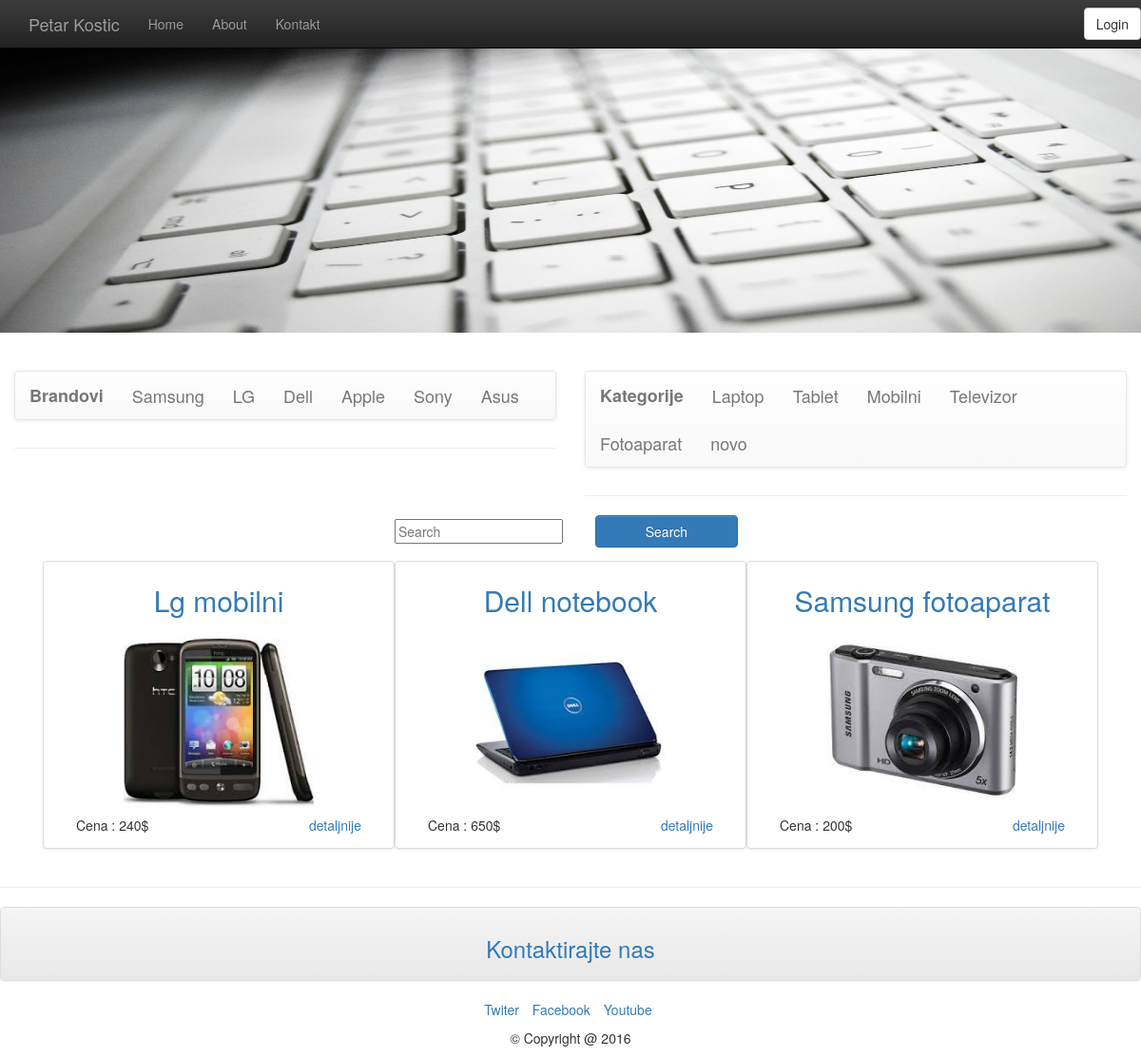
The page / on the database its author committed.
### tables this page shows
CREATE TABLE IF NOT EXISTS `brands` (
  `brand_id` int(11) NOT NULL,
  `brand_title` varchar(30) NOT NULL,
  PRIMARY KEY (`brand_id`)
);

CREATE TABLE IF NOT EXISTS `categories` (
  `cat_id` int(11) NOT NULL,
  `cat_title` varchar(30) NOT NULL,
  PRIMARY KEY (`cat_id`)
);

CREATE TABLE IF NOT EXISTS `products` (
  `product_id` int(11) NOT NULL AUTO_INCREMENT,
  `product_title` varchar(30) NOT NULL,
  `cat_id` int(11) NOT NULL,
  `brand_id` int(11) NOT NULL,
  `product_price` double NOT NULL,
  `product_desc` text NOT NULL,
  `product_image` varchar(30) NOT NULL,
  `product_keywords` varchar(50) NOT NULL,
  PRIMARY KEY (`product_id`),
  KEY `cat_id` (`cat_id`),
  KEY `brand_id` (`brand_id`)
);

### model/function.php (called while the page is built, shortened)
<?php
class Funkcije {
    public static function vratiProizvode() {
        global $mysqli;
        $sql = "select * from products LIMIT 0,6";
        $rez = $mysqli->query($sql);
        $listaProizvoda = [];
        while ($row = $rez->fetch_assoc()) {
            $product_id = $row['product_id'];
            $product_title = $row['product_title'];
            $cat_id = $row['cat_id'];
            $brand_id = $row['brand_id'];
            $product_price = $row['product_price'];
            $product_desc = $row['product_desc'];
            $product_image = $row['product_image'];
            $product_keywords = $row['product_keywords'];
            $proizvod = new Proizvod();
            $proizvod->setProizvodId($product_id);
            $proizvod->setImeProizvoda($product_title);
            $proizvod->setProizvodKategorije($cat_id);
            $proizvod->setProizvoBrend($brand_id);
            $proizvod->setCenaProizvoda($product_price);
            $proizvod->setOpisProizvoda($product_desc);
            $proizvod->setSlikaProizvoda($product_image);
            $proizvod->setKljucneProizvoda($product_keywords);
            array_push($listaProizvoda, $proizvod);
        }
        return '{"proizvod":' . json_encode($listaProizvoda) . "}";
    }
    public static function vratiBrendove() {
        global $mysqli;
        $sql = "select * from brands  LIMIT 0,6";
        $rez = $mysqli->query($sql);
        $listaBrendova = array();
        while ($row = $rez->fetch_assoc()) {
            $brand = new Brand();
            $brand->setBrandId($row['brand_id']);
            $brand->setBrandTitle($row['brand_title']);
            array_push($listaBrendova, $brand);
        }
        return '{"brendovi":' . json_encode($listaBrendova) . '}';
    }
    public static function vratiKategorije() {
        global $mysqli;
        $sql = "select * from categories  LIMIT 0,6";
        $rez = $mysqli->query($sql);
        $listaKategorija = [];
        while ($row = $rez->fetch_assoc()) {
            $kategorija = new Kategorije();
            $kategorija->setCatId($row['cat_id']);
            $kategorija->setCatTitle($row['cat_title']);
            array_push($listaKategorija, $kategorija);
        }
        return '{"kategorije":' . json_encode($listaKategorija) . "}";
    }
}
?>

### controller/ProductsController.php (called while the page is built, shortened)
<?php
include("model/function.php");
function vratiSveBrendove() {
    return json_decode(Funkcije::vratiBrendove());
}
function vratiSveKategorije() {
    return json_decode(Funkcije::vratiKategorije());
}
function vratiProizvode() {
    if (!isset($_GET['cat'])) {
        if (!isset($_GET['brand'])) {
            return json_decode(Funkcije::vratiProizvode());
        }
    }
}
?>

### controller/main.php (called while the page is built, shortened)
<?php
	if (!isset($_GET['cat']) && !isset($_GET['brand']) && !isset($_GET['nadji'])) {
		 $proizvodi = vratiProizvode();
	}
 ?>

### view/partials/navigacija.php (the view)
<div class="col-md-6">
    <div class="page-header" id="lista">
        <nav class="navbar navbar-default"  role="navigation">
            <div class="navbar-header">
                <ul class="nav navbar-nav" id="lista">
                    <li> <a href="index.php" class="navbar-brand"><b>Brandovi</b></a></li>
                    <?php
                    $brandovi = vratiSveBrendove();
                    foreach ($brandovi->brendovi as $brend):
                        ?>
                        <li> <a href="index.php?brand=<?php echo $brend->brand_id ?>" class="navbar-brand"><?php echo $brend->brand_title; ?></a></li>
                    <?php endforeach; ?>
                </ul>
            </div>
        </nav>
    </div>
</div>
<div class="col-md-6">
    <div class="page-header" id="lista">
        <nav class="navbar navbar-default"  role="navigation">
            <div class="navbar-header">
                <ul class="nav navbar-nav" id="lista">
                    <li> <a href="index.php" class="navbar-brand"><b>Kategorije</b></a></li>
                    <?php
                    $kategorija = vratiSveKategorije();
                    foreach ($kategorija->kategorije as $vrednost):
                        ?>
                        <li> <a href="index.php?cat=<?php echo $vrednost->cat_id ?>" class="navbar-brand"><?php echo $vrednost->cat_title; ?></a></li>
                    <?php endforeach; ?>
                </ul>
            </div>
        </nav>
    </div>
</div>

### view/partials/header.php (shortened to what this page needs)
<html>
    <head>
        <link rel="stylesheet" type="text/css" href="public/css/bootstrap.min.css">
        <link rel="stylesheet" type="text/css" href="public/css/bootstrap-theme.min.css">
        <link rel="stylesheet" type="text/css" href="public/css/bootstrap.css">
        <link rel="stylesheet" type="text/css" href="public/css/style.css">
        <link rel="stylesheet" type="text/css" href="public/style.css">
    </head>
    <body data-spy="scroll" data-target="#my-navbar">
        <nav class="navbar navbar-inverse navbar-fixed-top" id="my-navbar">
            <div class="container">
                <div class="navbar-header">
                    <a href="index.php" class="navbar-brand">Petar Kostic</a>
                </div>
                <div class="collapse navbar-collapse" id="navbar-collapse">
                    <ul class="nav navbar-nav">
                        <li><a href="index.php">Home</a></li>
                        <li><a href="about.php">About</a></li>
                        <li><a href="kontakt.php">Kontakt</a></li>
                    </ul>
                    <ul class="nav navbar-nav navbar-right">
                        <?php if (isset($_SESSION['username']) && isset($_SESSION['level'])): ?>
                            <li><a href="admin/admin.php">Admin panel</a></li>
                            <a href="view/logout.php" class="btn btn-default login navbar-btn navbar-right">Logout</a>
                        <?php else: ?>
                            <a href="#login" data-toggle="modal" class="btn btn-default login navbar-btn navbar-right">Login</a>
                        <?php endif; ?>
                    </ul>
                </div>
            </div>
        </nav>

### index.php (shortened to what this page needs)
<?php require("view/partials/header.php"); ?>
<?php include("controller/ProductsController.php"); ?>
<div id="headerWrapper">
    <img src="public/img/river.jpg" alt="" height="350px" width="100%">
</div>
<?php require('view/partials/navigacija.php'); ?>
<div class="col-md-4 col-md-offset-4">
    <form action="" method="get" class="form-inline">
        <div class="form-group">
            <div class="">
                <input type="text" name="search" id="search" placeholder="Search">
            </div>
        </div>
        <div class="form-group">
            <div class="col-lg-10 col-lg-offset-1">
                <input type="submit" class="btn btn-primary" value="Search" name="nadji" style="width: 150px;" onkeyup="posaljiZahtev()">
            </div>
        </div>
    </form>
</div>
<div class="container " id="sve">
    <div class="content">
        <div id="products_box" class="col-md-12" >
            <?php
            include('view/glavni_prikaz.php');
            ?>
        </div>
    </div>
</div>
<?php include("view/partials/footer.php"); ?>

### view/glavni_prikaz.php (shortened to what this page needs)
<?php require('controller/main.php'); ?>
    <?php foreach ($proizvodi->proizvod as $pro): ?>
        <div class="col-md-4  thumbnail" >
            <a href="details.php?pro_id=<?= $pro->proizvod_id; ?>"><h2 align="center"><?= $pro->ime_proizvoda; ?></h2></a>
                <img src="public/img/<?= $pro->slika_proizvoda; ?>" height="142" width="200" class="img-rounded"></a>
            <div class="col-md-12">
                <div class="col-md-6"> <p class="pull-left">Cena : <?= $pro->cena_proizvoda . "$"; ?></p></div>
                <div class="col-md-6 "> <a class="pull-right" href="details.php?pro_id=<?= $pro->proizvod_id; ?>">detaljnije</a></div>
            </div>
        </div>
    <?php endforeach; ?>

### view/partials/footer.php (shortened to what this page needs)
<footer >
    <hr>
    <div class="footer footer-fixed-bottom">
        <div class="panel-group" id="accordion">
            <div class="panel panel-default">
                <div class="panel-heading">
                    <div class="panel-title">
                        <a href="#collapse-1"  data-toggle="collapse" data-parent="#accordion">
                            <h3 align="center" id="kontakt" class="text-primary">Kontaktirajte nas</h3>
                        </a>
                    </div>
                </div>
            </div>
        </div>
        <div class="container text-center" >
            <ul class="list-inline">
                <li><a href="">Twiter</a></li>
                <li><a href="">Facebook</a></li>
                <li><a href="">Youtube</a></li>
            </ul>
            <p>&copy; Copyright @ 2016</p>
        </div>
    </div>
</footer>
</body>
</html>

### public/css/style.css (style rules this page uses)
#headerWrapper { height: 350px; background-image: url(../img/river.jpg); background-size: 100% 350px; background-attachment: fixed; }

### rows shown on the page
brands: brand_title "Samsung"
brands: brand_title "Dell"
brands: brand_title "Apple"
brands: brand_title "Sony"
brands: brand_title "Asus"
categories: cat_title "Laptop"
categories: cat_title "Tablet"
categories: cat_title "Mobilni"
categories: cat_title "Televizor"
categories: cat_title "Fotoaparat"
categories: cat_title "novo"
products: product_title "Lg mobilni", product_image (picture), product_price "240"
products: product_title "Dell notebook", product_image (picture), product_price "650"
products: product_title "Samsung fotoaparat", product_image (picture), product_price "200"

### other values the page prints
$brend->brand_title "LG"
